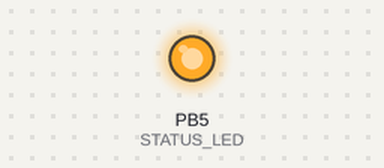
Recording of a program running on a simulated ATmega328P, built with avr-gcc and emulated at 16 MHz (the files do not name the chip). Parts: output pins drawn as LEDs (lit = HIGH). At 3.0 s the program stops and its outputs stay as they are.

Above: at 0.1 s.
Timing chart, 0 to 1.6 s (numbered marks = the images above):
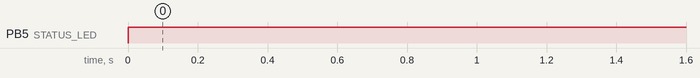

Measured:
- by itself, PB5 (STATUS_LED): LOW → HIGH at 0.00 s

The program:

main.c
```c
/*
 * key_led.c
 *
 * Created: 22-02-2019 1.54.47 PM
 * Author : arunkumar
 */
#define F_CPU 16000000UL

#include <avr/io.h>
#include <util/delay.h>
#include "led.h"
#include "switch.h"


int main(void)
{
	led_init();
	switch_init();
	switch_on();
    while (1)
    {
		if (!(switch_status & STATUS_LED)) /* If Switch is pressed */
		{
			led_status_on();
		}
		else
		{
			led_status_off();
    }
}
}
```

led.c
```c
/*
 * led.c
 *
 * Created: 22-02-2019 2.04.56 PM
 *  Author: arunkumar
 */
#define F_CPU 16000000UL

#include <avr/io.h>
#include <util/delay.h>
#include "led.h"

void led_init()
{
	DDRB |= STATUS_LED;				/* Initialization of LED */
}

void led_status_on(void)			/* LED ON */
{
	PORTB |= STATUS_LED;
	_delay_ms(STATUS_LED_ON_TIME);
}

void led_status_off(void)			/* LED OFF */
{
	PORTB &= ~STATUS_LED;
	_delay_ms(STATUS_LED_OFF_TIME);
}
```

led.h
```c
/*
 * led.h
 *
 * Created: 22-02-2019 1.59.24 PM
 *  Author: arunkumar
 */


#ifndef __LED_H__
#define __LED_H__

#define  STATUS_LED				(1u<<PB5)
#define  STATUS_LED_ON_TIME		(1000u)
#define  STATUS_LED_OFF_TIME	(1000u)


void led_init(void);
void led_status_on(void);
void led_status_off(void);

#endif /* __LED_H__ */
```

switch.c
```c
/*
 * switch.c
 *
 * Created: 22-02-2019 3.23.56 PM
 *  Author: arunkumar
 */

#define F_CPU 16000000UL

#include <avr/io.h>
#include "switch.h"

void switch_init()
{
	DDRB &= ~switch_status;  /* Initialization of Switch */
}

void switch_on()
{
	PORTB |= switch_status; /* Make PORTB of PIN0 as HIGH */
}
```

switch.h
```c
/*
 * switch.h
 *
 * Created: 22-02-2019 2.23.41 PM
 *  Author: arunkumar
 */


#ifndef __SWITCH_H__
#define __SWITCH_H__

#define  switch_status		(1u<<PB0)

void switch_init(void);
void switch_on(void);

#endif /* SWITCH_H__ */
```
